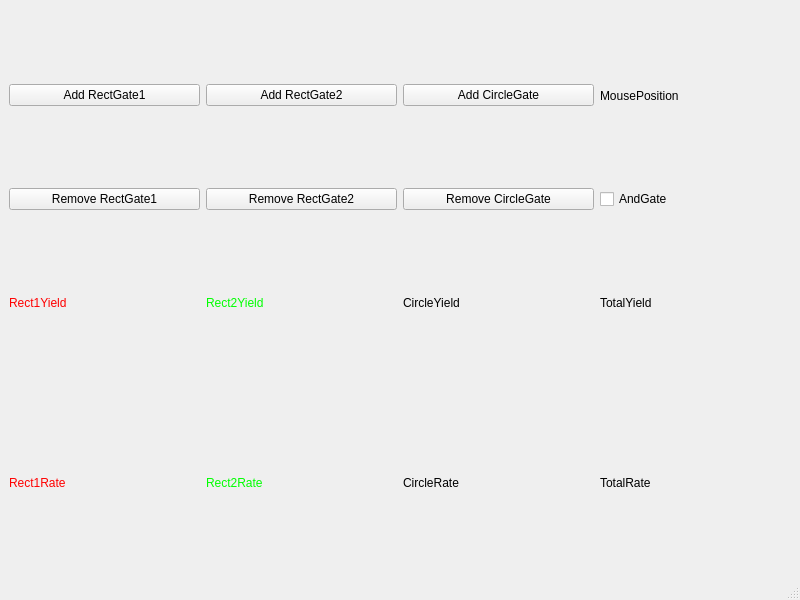
<?xml version="1.0" encoding="UTF-8"?>
<ui version="4.0">
 <class>XY</class>
 <widget class="QMainWindow" name="XY">
  <property name="geometry">
   <rect>
    <x>0</x>
    <y>0</y>
    <width>800</width>
    <height>600</height>
   </rect>
  </property>
  <property name="windowTitle">
   <string>XY</string>
  </property>
  <widget class="QWidget" name="centralwidget">
   <layout class="QGridLayout" name="gridLayout">
    <item row="0" column="0">
     <layout class="QVBoxLayout" name="verticalLayout">
      <item>
       <layout class="QVBoxLayout" name="verticalLayout_2">
        <item>
         <layout class="QHBoxLayout" name="horizontalLayout">
          <item>
           <widget class="QPushButton" name="ARG1">
            <property name="text">
             <string>Add RectGate1</string>
            </property>
           </widget>
          </item>
          <item>
           <widget class="QPushButton" name="ARG2">
            <property name="text">
             <string>Add RectGate2</string>
            </property>
           </widget>
          </item>
          <item>
           <widget class="QPushButton" name="ACG">
            <property name="text">
             <string>Add CircleGate</string>
            </property>
           </widget>
          </item>
          <item>
           <widget class="QLabel" name="MousePosition">
            <property name="text">
             <string>MousePosition</string>
            </property>
           </widget>
          </item>
         </layout>
        </item>
        <item>
         <layout class="QHBoxLayout" name="horizontalLayout_4">
          <item>
           <widget class="QPushButton" name="RRG1">
            <property name="text">
             <string>Remove RectGate1</string>
            </property>
           </widget>
          </item>
          <item>
           <widget class="QPushButton" name="RRG2">
            <property name="text">
             <string>Remove RectGate2</string>
            </property>
           </widget>
          </item>
          <item>
           <widget class="QPushButton" name="RCG">
            <property name="text">
             <string>Remove CircleGate</string>
            </property>
           </widget>
          </item>
          <item>
           <widget class="QCheckBox" name="AndGate">
            <property name="text">
             <string>AndGate</string>
            </property>
           </widget>
          </item>
         </layout>
        </item>
        <item>
         <layout class="QHBoxLayout" name="horizontalLayout_2">
          <item>
           <widget class="QLabel" name="Rect1Yield">
            <property name="styleSheet">
             <string notr="true">color: rgb(255, 0, 0);</string>
            </property>
            <property name="text">
             <string>Rect1Yield</string>
            </property>
           </widget>
          </item>
          <item>
           <widget class="QLabel" name="Rect2Yield">
            <property name="styleSheet">
             <string notr="true">color: rgb(0, 255, 0);</string>
            </property>
            <property name="text">
             <string>Rect2Yield</string>
            </property>
           </widget>
          </item>
          <item>
           <widget class="QLabel" name="CircleYield">
            <property name="styleSheet">
             <string notr="true">color: rgb(0, 0, 0);</string>
            </property>
            <property name="text">
             <string>CircleYield</string>
            </property>
           </widget>
          </item>
          <item>
           <widget class="QLabel" name="TotalYield">
            <property name="text">
             <string>TotalYield</string>
            </property>
           </widget>
          </item>
         </layout>
        </item>
        <item>
         <layout class="QHBoxLayout" name="horizontalLayout_3">
          <item>
           <widget class="QLabel" name="Rect1Rate">
            <property name="styleSheet">
             <string notr="true">color: rgb(255, 0, 0);</string>
            </property>
            <property name="text">
             <string>Rect1Rate</string>
            </property>
           </widget>
          </item>
          <item>
           <widget class="QLabel" name="Rect2Rate">
            <property name="styleSheet">
             <string notr="true">color: rgb(0, 255, 0);</string>
            </property>
            <property name="text">
             <string>Rect2Rate</string>
            </property>
           </widget>
          </item>
          <item>
           <widget class="QLabel" name="CircleRate">
            <property name="styleSheet">
             <string notr="true">color: rgb(0, 0, 0);</string>
            </property>
            <property name="text">
             <string>CircleRate</string>
            </property>
           </widget>
          </item>
          <item>
           <widget class="QLabel" name="TotalRate">
            <property name="text">
             <string>TotalRate</string>
            </property>
           </widget>
          </item>
         </layout>
        </item>
       </layout>
      </item>
     </layout>
    </item>
   </layout>
  </widget>
  <widget class="QMenuBar" name="menubar">
   <property name="geometry">
    <rect>
     <x>0</x>
     <y>0</y>
     <width>800</width>
     <height>21</height>
    </rect>
   </property>
  </widget>
  <widget class="QStatusBar" name="statusbar"/>
 </widget>
 <resources/>
 <connections/>
</ui>
